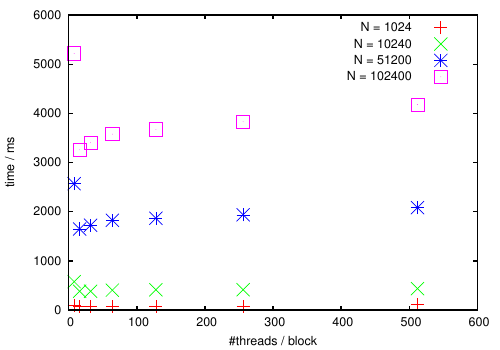

This chart was generated by the following gnuplot code:
set term post eps enhanced color solid linewidth 2.0 font "Helvetica,18"
set output "leapfrog.eps"

set samples 1000
set encoding iso_8859_1

set xlabel "#threads / block"
set ylabel "time / ms"


set pointsize 3
plot "leapfrog_1024.txt" u 1:2 w points title "N = 1024", "leapfrog_10240.txt" u 1:2 w points title "N = 10240", "leapfrog_51200.txt" u 1:2 w points title "N = 51200", "leapfrog_102400.txt" u 1:2 w points title "N = 102400" 

set output
